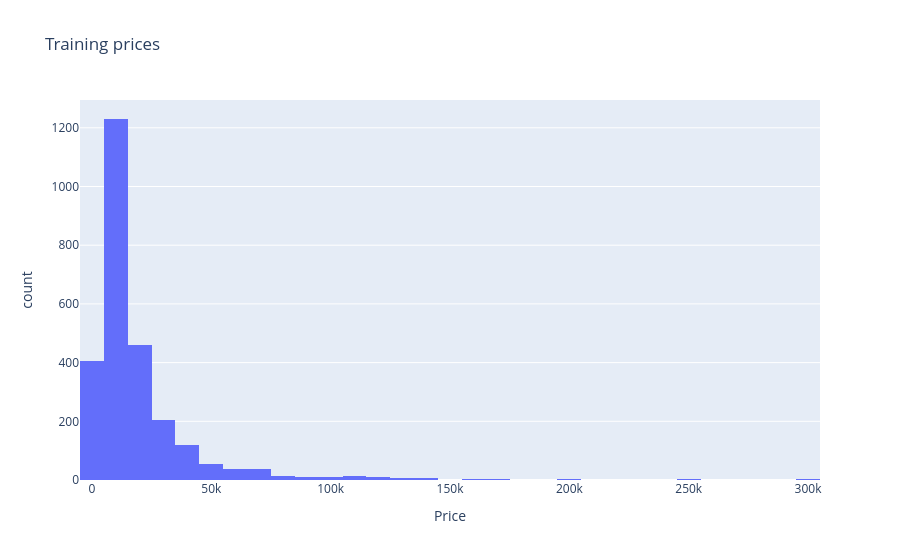
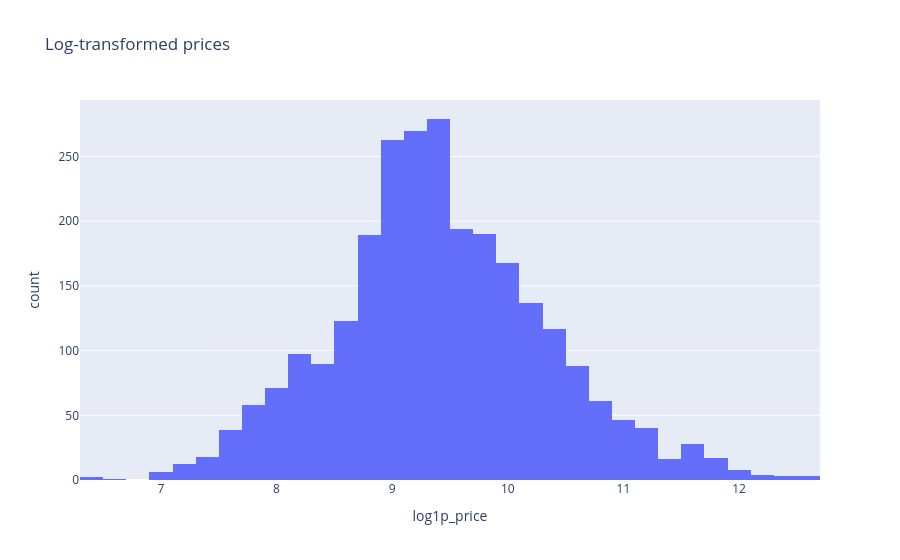

Notebook source saved alongside these figures, in order:
### Markdown cell above
## Price distribution and target transformation
Prices have a long upper tail. The original log-price approach is retained as log1p/expm1 during model fitting. Comparison metrics are computed after predictions return to price units.

**My notes:** describe skewness and the effect of expensive cars on RMSE.

### Code cell
display(pd.DataFrame({"Price": eda.Price, "log1p_price": np.log1p(eda.Price)}).agg(["mean", "median", "std", "skew"]).T)
px.histogram(eda, x="Price", nbins=50, title="Training prices").show()
px.histogram(eda.assign(log1p_price=np.log1p(eda.Price)), x="log1p_price", nbins=50, title="Log-transformed prices").show()

### Figure 1 — Plotly figure (JSON) as saved in the notebook; plotly's stock layout.template omitted (floating-point values rounded to 4 significant figures; data arrays with more than 128 entries replaced by an {"elided": "..."} marker saying what was removed)
{"data": [{"bingroup": "x", "hovertemplate": "Price=%{x}<br>count=%{y}<extra></extra>", "legendgroup": "", "marker": {"color": "#636efa", "pattern": {"shape": ""}}, "name": "", "nbinsx": 50, "orientation": "v", "showlegend": false, "type": "histogram", "x": {"elided": "2638 float values"}, "xaxis": "x", "yaxis": "y"}], "layout": {"barmode": "relative", "legend": {"tracegroupgap": 0}, "title": {"text": "Training prices"}, "xaxis": {"anchor": "y", "domain": [0.0, 1.0], "title": {"text": "Price"}}, "yaxis": {"anchor": "x", "domain": [0.0, 1.0], "title": {"text": "count"}}}}

### Figure 2 — Plotly figure (JSON) as saved in the notebook; plotly's stock layout.template omitted (floating-point values rounded to 4 significant figures; data arrays with more than 128 entries replaced by an {"elided": "..."} marker saying what was removed)
{"data": [{"bingroup": "x", "hovertemplate": "log1p_price=%{x}<br>count=%{y}<extra></extra>", "legendgroup": "", "marker": {"color": "#636efa", "pattern": {"shape": ""}}, "name": "", "nbinsx": 50, "orientation": "v", "showlegend": false, "type": "histogram", "x": {"elided": "2638 float values"}, "xaxis": "x", "yaxis": "y"}], "layout": {"barmode": "relative", "legend": {"tracegroupgap": 0}, "title": {"text": "Log-transformed prices"}, "xaxis": {"anchor": "y", "domain": [0.0, 1.0], "title": {"text": "log1p_price"}}, "yaxis": {"anchor": "x", "domain": [0.0, 1.0], "title": {"text": "count"}}}}
